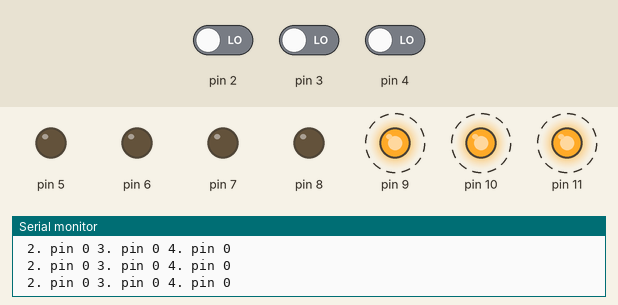
Recording of a sketch running on a simulated Arduino Uno, built with avr-gcc and run on an emulated ATmega328P. On the bench: output pins drawn as LEDs (lit = HIGH), the last lines printed to the serial monitor. Dashed ring = blinking. Inputs (shaded band) come from the test bench; at power-on: pin 2 LOW, pin 3 LOW, pin 4 LOW.

Above: at 2.2 s.
2.3 s: pin 2 driven HIGH
At 3.2 s:
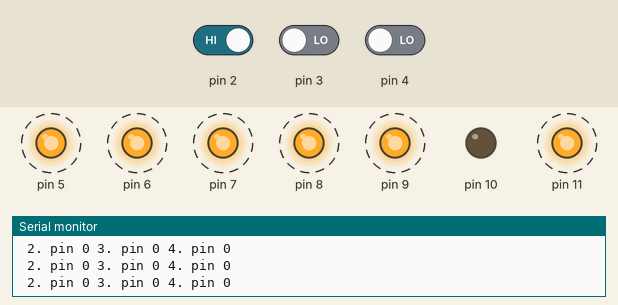
5.7 s: pin 3 driven HIGH
At 6.7 s:
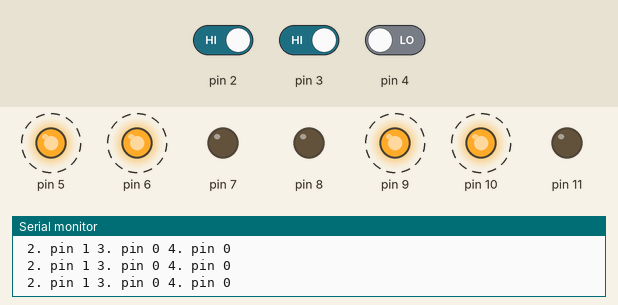
9.1 s: pin 4 driven HIGH
At 9.4 s:
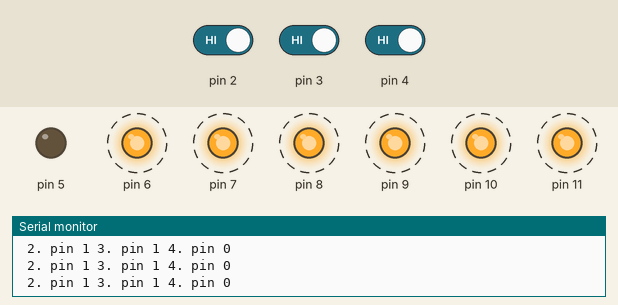
12.5 s: pin 2 driven LOW
At 13.0 s:
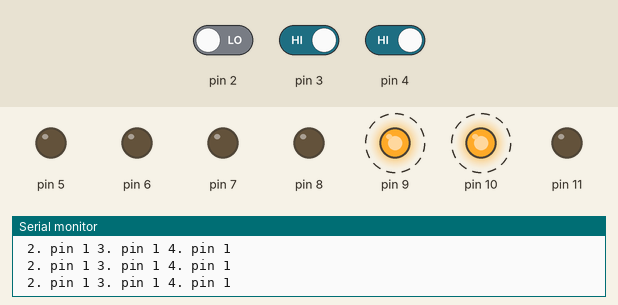
15.9 s: pin 3 driven LOW
At 16.5 s:
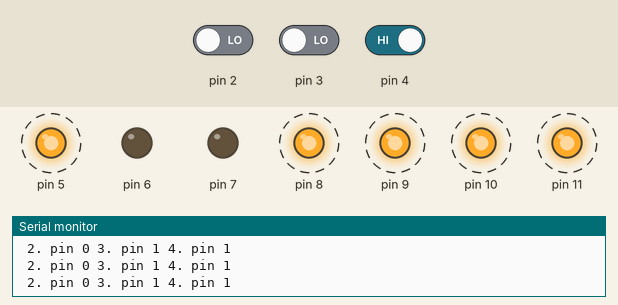
19.3 s: pin 2 driven HIGH
At 20.0 s:
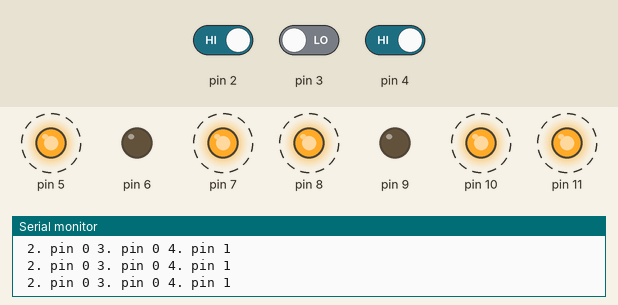
Timing chart, 0 to 23.7 s (numbered marks = the images above; inputs shaded):
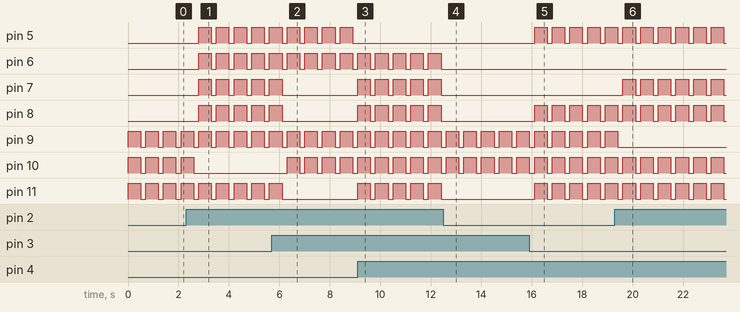

Measured:
- after the input at 2.3 s, pin 5–8: alternates HIGH for 0.50 s and LOW for 0.20 s, starting after 0.50 s; pin 10: goes on until 2.6 s, then stays LOW
- after the input at 5.7 s, pin 7, pin 8, pin 11: goes on until 6.1 s, then stays LOW; pin 10: alternates HIGH for 0.50 s and LOW for 0.20 s, starting after 0.60 s
- after the input at 9.1 s, pin 5: stops changing and stays LOW; pin 7, pin 8, pin 11: alternates HIGH for 0.50 s and LOW for 0.20 s, starting at once
- after the input at 12.5 s, pin 6–8, pin 11: stops changing and stays LOW
- after the input at 15.9 s, pin 5, pin 8, pin 11: alternates HIGH for 0.50 s and LOW for 0.20 s, starting after 0.21 s
- after the input at 19.3 s, pin 7: alternates HIGH for 0.50 s and LOW for 0.20 s, starting after 0.31 s; pin 9: goes on until 19.4 s, then stays LOW
- by itself, pin 9–11: alternates HIGH for 0.50 s and LOW for 0.20 s

The sketch:

7_segment_display.ino
```cpp
void setup() {
  // put your setup code here, to run once:

  pinMode(5, OUTPUT);
  pinMode(6, OUTPUT);
  pinMode(7, OUTPUT);
  pinMode(8, OUTPUT);
  pinMode(9, OUTPUT);
  pinMode(10, OUTPUT);
  pinMode(11, OUTPUT);

  pinMode(4, INPUT);
  pinMode(3, INPUT);
  pinMode(2, INPUT);

  Serial.begin(9600);

}
int pin1;
int pin2;
int pin3;
void loop() {
  // put your main code here, to run repeatedly:
  pin1 = digitalRead(2);
  pin2 = digitalRead(3);
  pin3 = digitalRead(4);

  bool kosul0 = pin1 == 1 & pin2 == 1 & pin3 == 1; // hiç bir buton basılı değil ise
  bool kosul1 = pin1 == 0 & pin2 == 1 & pin3 == 1; // 1. buton basılı diğerleri basılı değil ise
  bool kosul2 = pin1 == 1 & pin2 == 0 & pin3 == 1; // 2. buton basılı diğerleri basılı değil ise
  bool kosul3 = pin1 == 0 & pin2 == 0 & pin3 == 1; // 1 ve 2. buton basılı 3. buton basılı değil ise
  bool kosul4 = pin1 == 1 & pin2 == 1 & pin3 == 0; // 1 ve 2. buton basılı 3. buton basılı değil ise
  bool kosul5 = pin1 == 0 & pin2 == 1 & pin3 == 0; // 1 ve 2. buton basılı 3. buton basılı değil ise
  bool kosul6 = pin1 == 1 & pin2 == 0 & pin3 == 0; // 1 ve 2. buton basılı 3. buton basılı değil ise
  bool kosul7 = pin1 == 0 & pin2 == 0 & pin3 == 0; // 1 ve 2. buton basılı 3. buton basılı değil ise

  if (kosul0){
    digitalWrite(6,1);
    digitalWrite(7,1);
    digitalWrite(8,1);
    digitalWrite(9,1);
    digitalWrite(10,1);
    digitalWrite(11,1);
    temizle();
  }
  else if(kosul1)
  {
    digitalWrite(9,1);
    digitalWrite(10,1);

    temizle();
  }
  else if(kosul2)
  {
    digitalWrite(7,1);
    digitalWrite(8,1);
    digitalWrite(5,1);
    digitalWrite(10,1);
    digitalWrite(11,1);

    temizle();

  }
  else if(kosul3)
  {
    digitalWrite(5,1);
    digitalWrite(8,1);
    digitalWrite(9,1);
    digitalWrite(10,1);
    digitalWrite(11,1);

    temizle();

  }
  else if(kosul4)
  {
    digitalWrite(5,1);
    digitalWrite(9,1);
    digitalWrite(10,1);
    digitalWrite(6,1);

    temizle();

  }
  else if(kosul5)
  {

  digitalWrite(5,1);
  digitalWrite(9,1);
  digitalWrite(8,1);
  digitalWrite(6,1);
  digitalWrite(11,1);

  temizle();

  }
  else if(kosul6)
  {

    digitalWrite(11,1);
    digitalWrite(6,1);
    digitalWrite(5,1);
    digitalWrite(7,1);
    digitalWrite(8,1);
    digitalWrite(9,1);

    temizle();

  }
  else if(kosul7)
  {

    digitalWrite(9,1);
    digitalWrite(10,1);
    digitalWrite(11,1);

    temizle();

  }


  Serial.print(" 2. pin ");
  Serial.print(pin1);

  Serial.print(" 3. pin ");
  Serial.print(pin2);

  Serial.print(" 4. pin ");
  Serial.print(pin3);

  Serial.println("");
/*
  digitalWrite(6,1);
  digitalWrite(7,1);
  digitalWrite(8,1);
  digitalWrite(9,1);
  digitalWrite(10,1);
  digitalWrite(11,1);

  temizle();

  digitalWrite(9,1);
  digitalWrite(10,1);

  temizle();

  digitalWrite(7,1);
  digitalWrite(8,1);
  digitalWrite(5,1);
  digitalWrite(10,1);
  digitalWrite(11,1);

  temizle();

  digitalWrite(5,1);
  digitalWrite(8,1);
  digitalWrite(9,1);
  digitalWrite(10,1);
  digitalWrite(11,1);

  temizle();

  digitalWrite(5,1);
  digitalWrite(9,1);
  digitalWrite(10,1);
  digitalWrite(6,1);

  temizle();

  digitalWrite(5,1);
  digitalWrite(9,1);
  digitalWrite(8,1);
  digitalWrite(6,1);
  digitalWrite(11,1);

  temizle();

digitalWrite(11,1);
  digitalWrite(6,1);
  digitalWrite(5,1);
  digitalWrite(7,1);
  digitalWrite(8,1);
  digitalWrite(9,1);

  temizle();

  digitalWrite(9,1);
  digitalWrite(10,1);
  digitalWrite(11,1);

  temizle();

 digitalWrite(5,1);
  digitalWrite(6,1);
  digitalWrite(7,1);
  digitalWrite(8,1);
  digitalWrite(9,1);
  digitalWrite(10,1);
  digitalWrite(11,1);


  temizle();

  digitalWrite(5,1);
  digitalWrite(6,1);
  digitalWrite(8,1);
  digitalWrite(9,1);
  digitalWrite(10,1);
  digitalWrite(11,1);


  temizle();
*/

}

void temizle()
{
  delay(500);
  for(int i=5; i<=11; i++)
  {
    digitalWrite(i,0);
  }
  delay(200);

}
```
